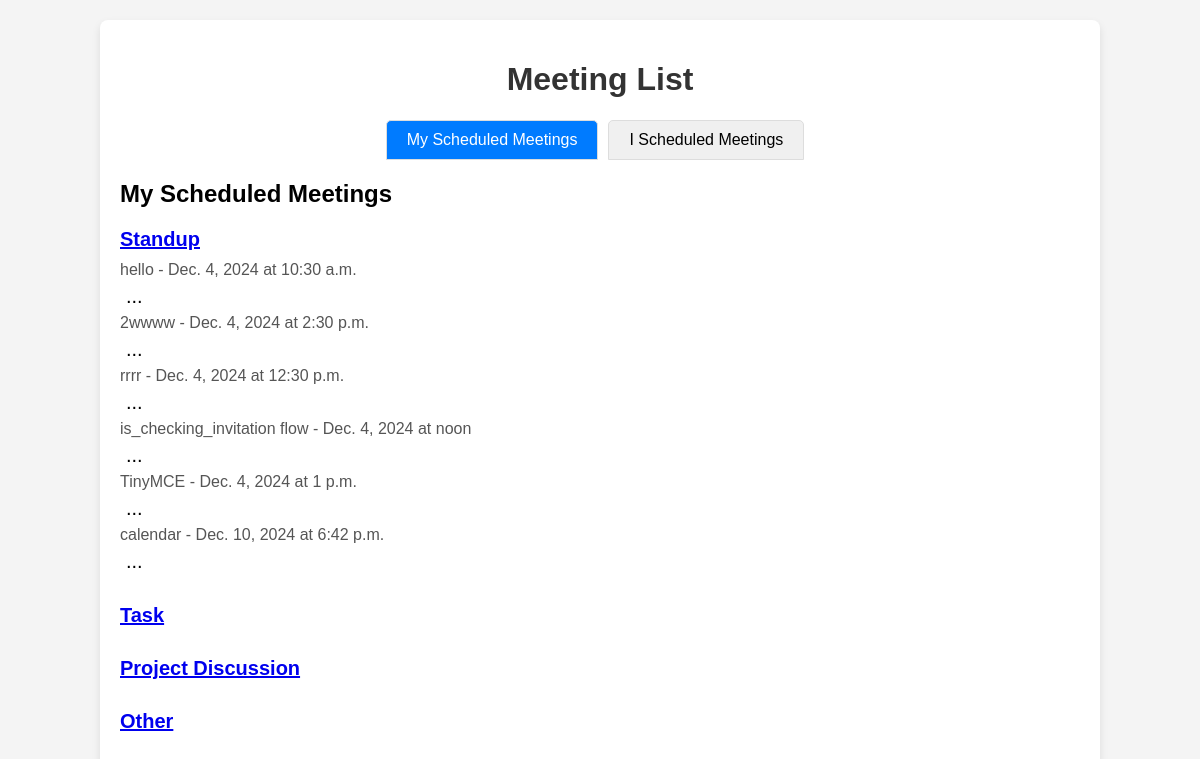
Screenshot of /calendar/meetings/8/ (signed in) with the database file from the repository.
### accounts/models.py (models this page shows, shortened)
class MeetingOrganization(models.Model):
    organization = models.ForeignKey(Organization, related_name="meetingss", on_delete=models.CASCADE)
    user = models.ForeignKey(User, related_name="user_meetingss", on_delete=models.CASCADE, null=True, blank=True)  # The user whose calendar is being viewed
    invitee = models.ForeignKey(User, related_name="created_meetingss", on_delete=models.CASCADE,null=True, blank=True)  # The invitee (the person creating the meeting)
    meeting_title = models.CharField(max_length=255)
    meeting_description = models.TextField(blank=True, null=True)
    meeting_date = models.DateField()
    start_time = models.TimeField()
    end_time = models.TimeField()
    meeting_link = models.URLField(blank=True, null=True)
    meeting_location = models.CharField(max_length=255, choices=[('zoom', 'Zoom'), ('google_meet', 'Google Meet'), ('zoho', 'Zoho'), ('in_person', 'In-person')], default='in_person')
    meeting_type = models.CharField(max_length=255, choices=[('standup', 'Standup'), ('task', 'Task'), ('project_discussion', 'Project Discussion'), ('other', 'Other')], default='other')
    created_at = models.DateTimeField(auto_now_add=True)
    updated_at = models.DateTimeField(auto_now=True)
    status = models.CharField(max_length=50, choices=[('scheduled', 'Scheduled'), ('completed', 'Completed'), ('canceled', 'Canceled')], default='scheduled')
    is_notification_sent = models.BooleanField(default=False)
    participants= models.ManyToManyField(User, related_name='participants_meetings', null=True, blank=True)
    class Meta:
        unique_together = ('organization', 'meeting_date', 'start_time', 'user')  # Ensures no double-booking for the same user

### calendar_plus/views.py (the view)
# urls.py: path('meetings/<int:org_id>/', MeetingListView.as_view(), name='meeting_list'),
class MeetingListView(TemplateView):
    template_name = 'my_meetings/meeting_list.html'
    def get_context_data(self, **kwargs):
        context = super().get_context_data(**kwargs)
        org_id = self.kwargs['org_id']
        user = self.request.user
        my_scheduled_meetings = MeetingOrganization.objects.filter(
        Q(organization_id=org_id) &
        (Q(user=user) | Q(invitee=user) | Q(participants=user))
        )
        i_scheduled_meetings = MeetingOrganization.objects.filter(
            Q(organization_id=org_id) & (Q(invitee=user)) | (Q(participants=user)) | Q(invitee=user)
        )
        context['my_scheduled_standup'] = my_scheduled_meetings.filter(meeting_type='standup')
        context['org_id'] = org_id
        context['my_scheduled_task'] = my_scheduled_meetings.filter(meeting_type='task')
        context['my_scheduled_project'] = my_scheduled_meetings.filter(meeting_type='project_discussion')
        context['my_scheduled_other'] = my_scheduled_meetings.filter(meeting_type='other')
        context['i_scheduled_standup'] = i_scheduled_meetings.filter(meeting_type='standup')
        context['i_scheduled_task'] = i_scheduled_meetings.filter(meeting_type='task')
        context['i_scheduled_project'] = i_scheduled_meetings.filter(meeting_type='project_discussion')
        context['i_scheduled_other'] = i_scheduled_meetings.filter(meeting_type='other')
        return context

### calendar_plus/templates/my_meetings/meeting_list.html (shortened to what this page needs)
<div class="container">
    <h1>Meeting List</h1>
    <div class="tabs">
        <button id="my-scheduled" class="tab-button active">My Scheduled Meetings</button>
        <button id="i-scheduled" class="tab-button">I Scheduled Meetings</button>
    </div>
    <div id="my-scheduled-meetings" class="meeting-section active">
        <h2>My Scheduled Meetings</h2>
        <div class="meeting-category">
            <h3><a href="#" class="category-link" data-category="my_scheduled_standup">Standup</a></h3>
            <div class="meeting-list my_scheduled_standup">
                {% for meeting in my_scheduled_standup %}
                    <div class="meeting-item">
                        <p>{{ meeting.meeting_title }} - {{ meeting.meeting_date }} at {{ meeting.start_time }}</p>
                        <div class="dots-menu">
                            <button class="dots-btn">...</button>
                        </div>
                    </div>
                {% endfor %}
            </div>
        </div>
        <div class="meeting-category">
            <h3><a href="#" class="category-link" data-category="my_scheduled_task">Task</a></h3>
        </div>
        <div class="meeting-category">
            <h3><a href="#" class="category-link" data-category="my_scheduled_project">Project Discussion</a></h3>
        </div>
        <div class="meeting-category">
            <h3><a href="#" class="category-link" data-category="my_scheduled_other">Other</a></h3>
        </div>
    </div>
</div>

### calendar_plus/templates/my_meetings/meeting_list.html (style rules this page uses)
.container { width: 80%; margin: 20px auto; background-color: white; padding: 20px; border-radius: 8px; box-shadow: 0 4px 8px rgba(0, 0, 0, 0.1); }
h1 { text-align: center; color: #333; }
.tabs { display: flex; justify-content: center; margin-bottom: 20px; }
.tab-button { padding: 10px 20px; font-size: 16px; cursor: pointer; background-color: #f0f0f0; border: 1px solid #ddd; border-radius: 5px 5px 0 0; margin-right: 10px; transition: all 0.3s ease; }
.tab-button.active { background-color: #007BFF; color: white; }
.meeting-section { display: none; }
.meeting-section.active { display: block; }
.meeting-category { margin-bottom: 30px; }
.meeting-category h3 { font-size: 20px; color: #333; margin-bottom: 10px; }
.meeting-category p { font-size: 16px; color: #555; margin: 5px 0; transition: all 0.3s ease; }
.dots-menu { position: relative; display: inline-block; }
.dots-btn { background: transparent; border: none; font-size: 20px; cursor: pointer; }

### rows the page displays
MeetingOrganization: meeting_title "hello", meeting_date "Dec. 4, 2024", start_time "10:30 a.m."
MeetingOrganization: meeting_title "2wwww", meeting_date "Dec. 4, 2024", start_time "2:30 p.m."
MeetingOrganization: meeting_title "rrrr", meeting_date "Dec. 4, 2024", start_time "12:30 p.m."
MeetingOrganization: meeting_title "is_checking_invitation flow", meeting_date "Dec. 4, 2024", start_time "noon"
MeetingOrganization: meeting_title "TinyMCE", meeting_date "Dec. 4, 2024", start_time "1 p.m."
MeetingOrganization: meeting_title "calendar", meeting_date "Dec. 10, 2024", start_time "6:42 p.m."
